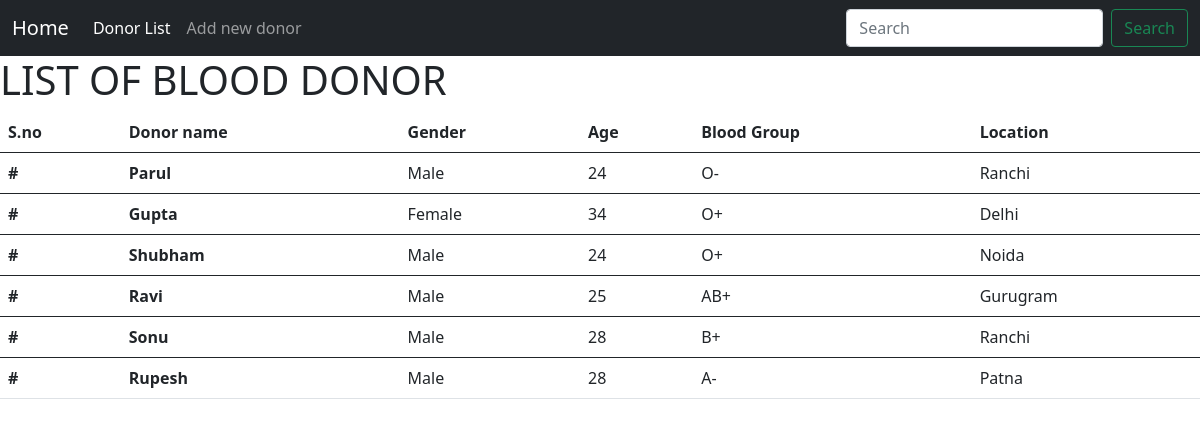
Screenshot of /BloodDR/ with the database file from the repository.
### BloodDR/models.py (models this page shows, shortened)
class BloodDRList(models.Model):
    BDName=models.CharField(max_length=100)
    Sex=models.CharField(max_length=100)
    Age=models.IntegerField()
    location=models.CharField(max_length=100)
    BloodGP=models.CharField(max_length=100)

### BloodDR/views.py (the view)
# urls.py: path("", views.ShowData, name='BloodG'),
def ShowData(request):
    Bloodlist= BloodDRList.objects.all()
    return render(request, 'BloodDR/Showlist.html', {'BloodDRList' : Bloodlist})

### BloodDR/templates/BloodDR/Showlist.html (shortened to what this page needs)
{% extends 'BloodDR/basic.html' %}
{% block body %}
     {% load static %}
    <h1>LIST OF BLOOD DONOR</h1>
  <table class="table">
  <thead>
    <tr>
      <th scope="col">S.no</th>
      <th scope="col">Donor name</th>
      <th scope="col">Gender</th>
      <th scope="col">Age</th>
      <th scope="col">Blood Group</th>
      <th scope="col">Location</th>
    </tr>
  </thead>
    {% for datadisplay in BloodDRList %}
  <tbody>
    <tr>
      <th scope="row">#</th>
      <th>{{datadisplay.BDName}}</th>
      <td>{{datadisplay.Sex}}</td>
      <td>{{datadisplay.Age}}</td>
      <td>{{datadisplay.BloodGP}}</td>
      <td>{{datadisplay.location}}</td>
    </tr>
  </tbody>
    {% endfor %}
</table>
{% endblock %}

### BloodDR/templates/BloodDR/basic.html (shortened to what this page needs)
<!DOCTYPE html>
<!doctype html>
<html lang="en">
  <head>
    <link href="https://cdn.jsdelivr.net/npm/bootstrap@5.0.2/dist/css/bootstrap.min.css" rel="stylesheet">
  </head>
  <body>
    <nav class="navbar navbar-expand-lg navbar-dark bg-dark">
  <div class="container-fluid">
    <a class="navbar-brand" href="/">Home</a>
    <div class="collapse navbar-collapse" id="navbarNavDropdown">
      <ul class="navbar-nav">
        <li class="nav-item">
          <a class="nav-link active" aria-current="page" href="/BloodDR">Donor List</a>
        </li>
        <li class="nav-item">
          <a class="nav-link" href="/BloodDR/index">Add new donor</a>
        </li>
    </div>
    <form class="d-flex">
      <input class="form-control me-2" name="search" type="search" placeholder="Search" aria-label="Search">
      <button class="btn btn-outline-success" type="submit">Search</button>
    </form>
  </div>
</nav>
  {% block body %} {% endblock %}
  </body>
</html>

### rows the page displays
BloodDRList: BDName "Parul", Sex "Male", Age "24", BloodGP "O-", location "Ranchi"
BloodDRList: BDName "Gupta", Sex "Female", Age "34", BloodGP "O+", location "Delhi"
BloodDRList: BDName "Shubham", Sex "Male", Age "24", BloodGP "O+", location "Noida"
BloodDRList: BDName "Ravi", Sex "Male", Age "25", BloodGP "AB+", location "Gurugram"
BloodDRList: BDName "Sonu", Sex "Male", Age "28", BloodGP "B+", location "Ranchi"
BloodDRList: BDName "Rupesh", Sex "Male", Age "28", BloodGP "A-", location "Patna"
